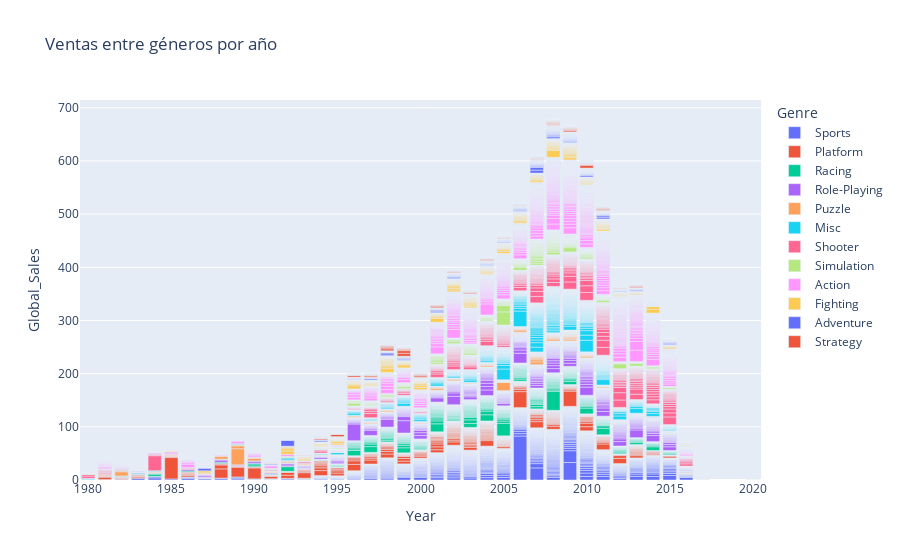

Here is the notebook cell this chart was saved with:
### Code cell
fig=px.bar(df,x='Year',y='Global_Sales',color='Genre',title='Ventas entre géneros por año')
fig.show()

### Figure 1 — Plotly figure (JSON) as saved in the notebook; plotly's stock layout.template omitted (floating-point values rounded to 4 significant figures; data arrays with more than 128 entries replaced by an {"elided": "..."} marker saying what was removed)
{"data": [{"alignmentgroup": "True", "hovertemplate": "Genre=Sports<br>Year=%{x}<br>Global_Sales=%{y}<extra></extra>", "legendgroup": "Sports", "marker": {"color": "#636efa", "pattern": {"shape": ""}}, "name": "Sports", "offsetgroup": "Sports", "orientation": "v", "showlegend": true, "textposition": "auto", "type": "bar", "x": {"elided": "2346 int values"}, "xaxis": "x", "y": {"elided": "2346 float values"}, "yaxis": "y"}, {"alignmentgroup": "True", "hovertemplate": "Genre=Platform<br>Year=%{x}<br>Global_Sales=%{y}<extra></extra>", "legendgroup": "Platform", "marker": {"color": "#EF553B", "pattern": {"shape": ""}}, "name": "Platform", "offsetgroup": "Platform", "orientation": "v", "showlegend": true, "textposition": "auto", "type": "bar", "x": {"elided": "886 int values"}, "xaxis": "x", "y": {"elided": "886 float values"}, "yaxis": "y"}, {"alignmentgroup": "True", "hovertemplate": "Genre=Racing<br>Year=%{x}<br>Global_Sales=%{y}<extra></extra>", "legendgroup": "Racing", "marker": {"color": "#00cc96", "pattern": {"shape": ""}}, "name": "Racing", "offsetgroup": "Racing", "orientation": "v", "showlegend": true, "textposition": "auto", "type": "bar", "x": {"elided": "1249 int values"}, "xaxis": "x", "y": {"elided": "1249 float values"}, "yaxis": "y"}, {"alignmentgroup": "True", "hovertemplate": "Genre=Role-Playing<br>Year=%{x}<br>Global_Sales=%{y}<extra></extra>", "legendgroup": "Role-Playing", "marker": {"color": "#ab63fa", "pattern": {"shape": ""}}, "name": "Role-Playing", "offsetgroup": "Role-Playing", "orientation": "v", "showlegend": true, "textposition": "auto", "type": "bar", "x": {"elided": "1488 int values"}, "xaxis": "x", "y": {"elided": "1488 float values"}, "yaxis": "y"}, {"alignmentgroup": "True", "hovertemplate": "Genre=Puzzle<br>Year=%{x}<br>Global_Sales=%{y}<extra></extra>", "legendgroup": "Puzzle", "marker": {"color": "#FFA15A", "pattern": {"shape": ""}}, "name": "Puzzle", "offsetgroup": "Puzzle", "orientation": "v", "showlegend": true, "textposition": "auto", "type": "bar", "x": {"elided": "582 int values"}, "xaxis": "x", "y": {"elided": "582 float values"}, "yaxis": "y"}, {"alignmentgroup": "True", "hovertemplate": "Genre=Misc<br>Year=%{x}<br>Global_Sales=%{y}<extra></extra>", "legendgroup": "Misc", "marker": {"color": "#19d3f3", "pattern": {"shape": ""}}, "name": "Misc", "offsetgroup": "Misc", "orientation": "v", "showlegend": true, "textposition": "auto", "type": "bar", "x": {"elided": "1739 int values"}, "xaxis": "x", "y": {"elided": "1739 float values"}, "yaxis": "y"}, {"alignmentgroup": "True", "hovertemplate": "Genre=Shooter<br>Year=%{x}<br>Global_Sales=%{y}<extra></extra>", "legendgroup": "Shooter", "marker": {"color": "#FF6692", "pattern": {"shape": ""}}, "name": "Shooter", "offsetgroup": "Shooter", "orientation": "v", "showlegend": true, "textposition": "auto", "type": "bar", "x": {"elided": "1310 int values"}, "xaxis": "x", "y": {"elided": "1310 float values"}, "yaxis": "y"}, {"alignmentgroup": "True", "hovertemplate": "Genre=Simulation<br>Year=%{x}<br>Global_Sales=%{y}<extra></extra>", "legendgroup": "Simulation", "marker": {"color": "#B6E880", "pattern": {"shape": ""}}, "name": "Simulation", "offsetgroup": "Simulation", "orientation": "v", "showlegend": true, "textposition": "auto", "type": "bar", "x": {"elided": "867 int values"}, "xaxis": "x", "y": {"elided": "867 float values"}, "yaxis": "y"}, {"alignmentgroup": "True", "hovertemplate": "Genre=Action<br>Year=%{x}<br>Global_Sales=%{y}<extra></extra>", "legendgroup": "Action", "marker": {"color": "#FF97FF", "pattern": {"shape": ""}}, "name": "Action", "offsetgroup": "Action", "orientation": "v", "showlegend": true, "textposition": "auto", "type": "bar", "x": {"elided": "3316 int values"}, "xaxis": "x", "y": {"elided": "3316 float values"}, "yaxis": "y"}, {"alignmentgroup": "True", "hovertemplate": "Genre=Fighting<br>Year=%{x}<br>Global_Sales=%{y}<extra></extra>", "legendgroup": "Fighting", "marker": {"color": "#FECB52", "pattern": {"shape": ""}}, "name": "Fighting", "offsetgroup": "Fighting", "orientation": "v", "showlegend": true, "textposition": "auto", "type": "bar", "x": {"elided": "848 int values"}, "xaxis": "x", "y": {"elided": "848 float values"}, "yaxis": "y"}, {"alignmentgroup": "True", "hovertemplate": "Genre=Adventure<br>Year=%{x}<br>Global_Sales=%{y}<extra></extra>", "legendgroup": "Adventure", "marker": {"color": "#636efa", "pattern": {"shape": ""}}, "name": "Adventure", "offsetgroup": "Adventure", "orientation": "v", "showlegend": true, "textposition": "auto", "type": "bar", "x": {"elided": "1286 int values"}, "xaxis": "x", "y": {"elided": "1286 float values"}, "yaxis": "y"}, {"alignmentgroup": "True", "hovertemplate": "Genre=Strategy<br>Year=%{x}<br>Global_Sales=%{y}<extra></extra>", "legendgroup": "Strategy", "marker": {"color": "#EF553B", "pattern": {"shape": ""}}, "name": "Strategy", "offsetgroup": "Strategy", "orientation": "v", "showlegend": true, "textposition": "auto", "type": "bar", "x": {"elided": "681 int values"}, "xaxis": "x", "y": {"elided": "681 float values"}, "yaxis": "y"}], "layout": {"barmode": "relative", "legend": {"title": {"text": "Genre"}, "tracegroupgap": 0}, "title": {"text": "Ventas entre géneros por año"}, "xaxis": {"anchor": "y", "domain": [0, 1], "title": {"text": "Year"}}, "yaxis": {"anchor": "x", "domain": [0, 1], "title": {"text": "Global_Sales"}}}}
